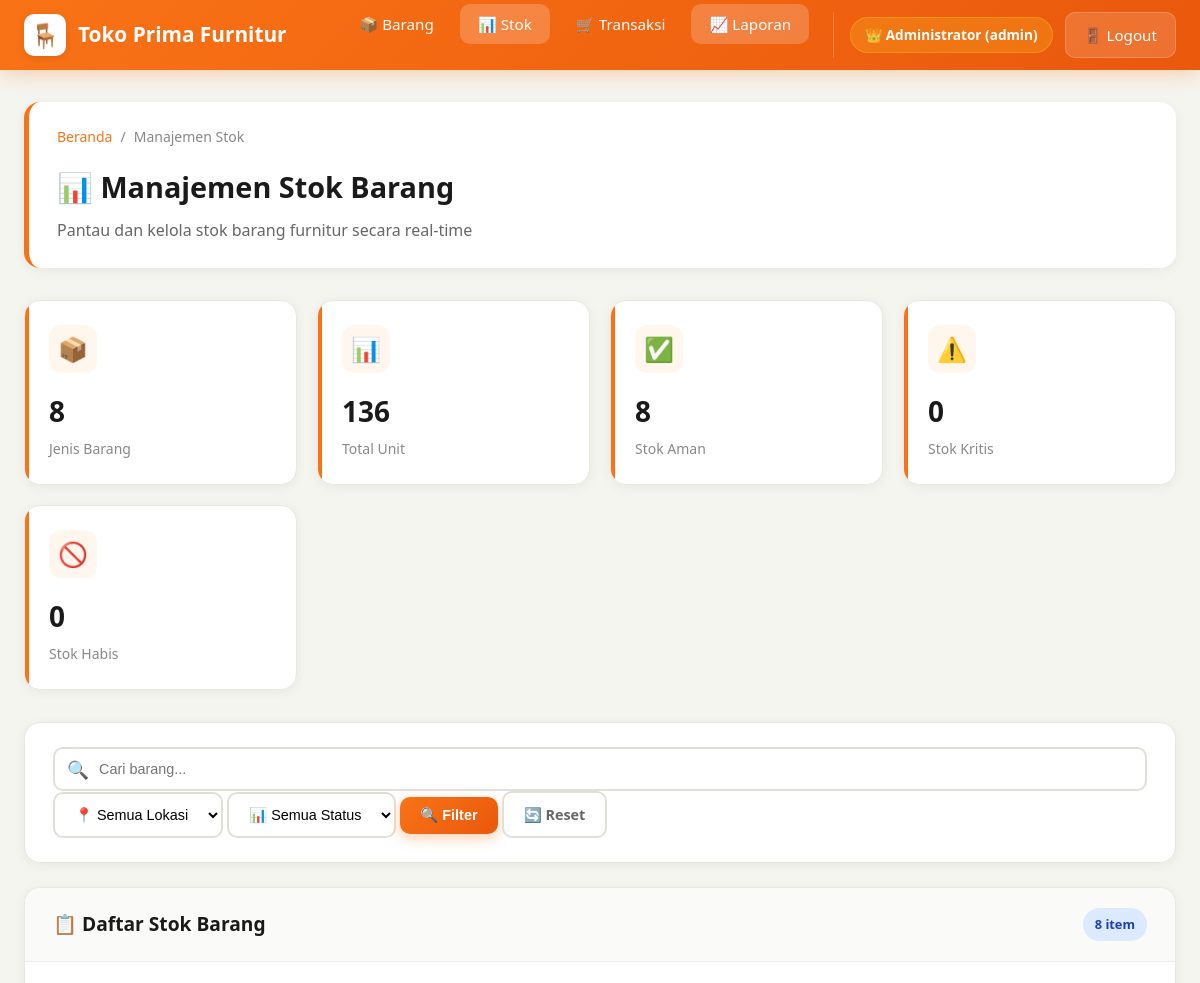
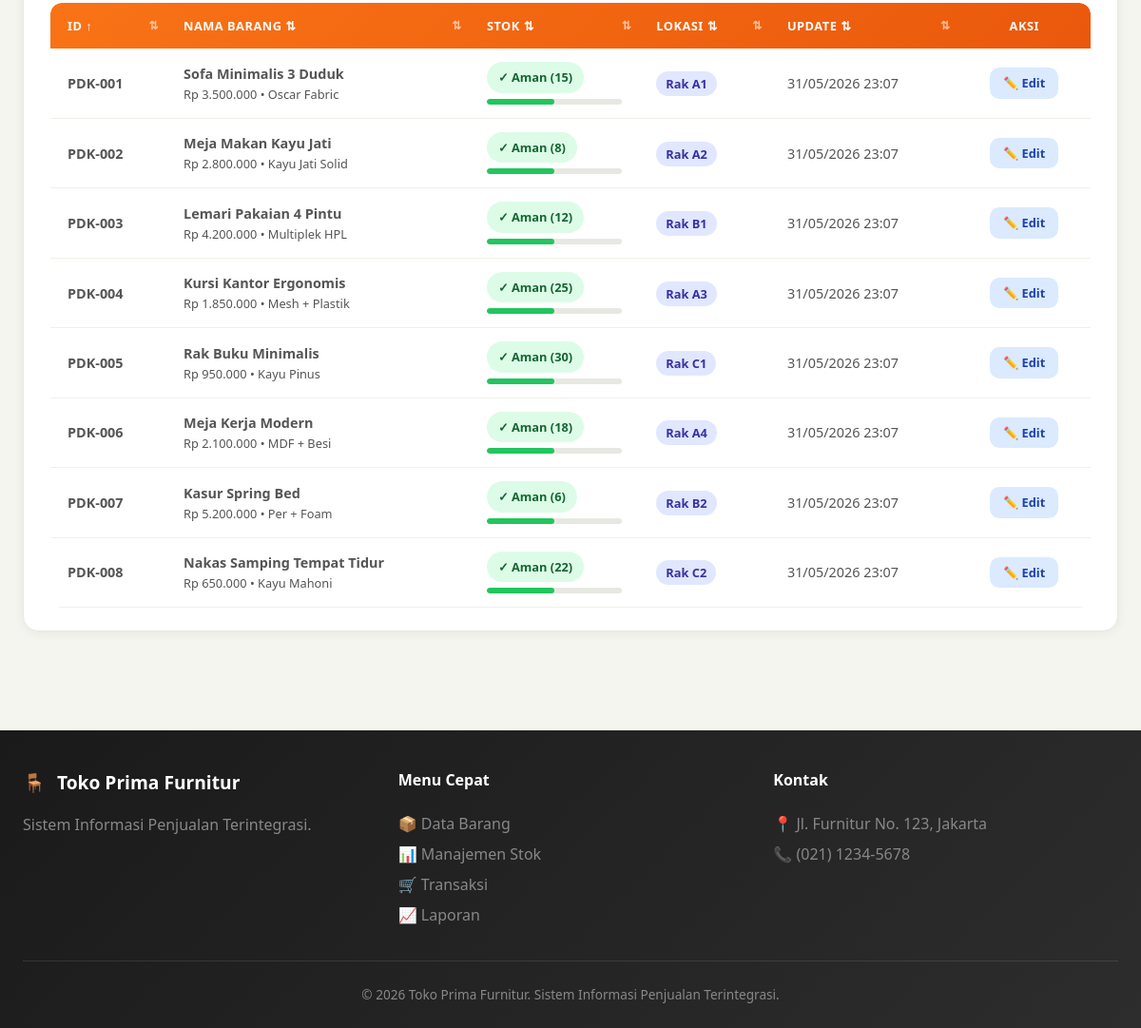
The page /stok.php (signed in) on the database its author committed (2 pictures, top to bottom).
### tables this page shows
CREATE TABLE IF NOT EXISTS stok (
    id_stok VARCHAR(10) PRIMARY KEY,
    id_barang VARCHAR(10) NOT NULL,
    jumlah_barang INT NOT NULL DEFAULT 0,
    lokasi_rak VARCHAR(20) DEFAULT 'Rak A1',
    last_update TIMESTAMP DEFAULT CURRENT_TIMESTAMP ON UPDATE CURRENT_TIMESTAMP,
    FOREIGN KEY (id_barang) REFERENCES barang(id_barang) ON DELETE CASCADE ON UPDATE CASCADE
);

CREATE TABLE IF NOT EXISTS barang (
    id_barang VARCHAR(10) PRIMARY KEY,
    nama VARCHAR(100) NOT NULL,
    harga DECIMAL(12,2) NOT NULL,
    bahan VARCHAR(50) NOT NULL,
    warna VARCHAR(30) NOT NULL,
    ukuran VARCHAR(30) NOT NULL,
    created_at TIMESTAMP DEFAULT CURRENT_TIMESTAMP,
    updated_at TIMESTAMP DEFAULT CURRENT_TIMESTAMP ON UPDATE CURRENT_TIMESTAMP
);

### config/koneksi.php (called while the page is built, shortened)
<?php
function isAdmin() {
    return isset($_SESSION['user_role']) && $_SESSION['user_role'] === 'admin';
}
function getUserName() {
    return $_SESSION['user_name'] ?? 'Guest';
}
function getUserRole() {
    return $_SESSION['user_role'] ?? '-';
}
function sanitize($data) {
    return htmlspecialchars(trim($data), ENT_QUOTES, 'UTF-8');
}
function formatRupiah($angka) {
    return "Rp " . number_format($angka, 0, ',', '.');
}

### public/stok.php (the view, shortened to what this page needs)
<?php
require_once '../config/koneksi.php';
$sort = isset($_GET['sort']) ? $_GET['sort'] : 'id_barang';
$order = isset($_GET['order']) ? strtoupper($_GET['order']) : 'ASC';
$filter_lokasi = isset($_GET['lokasi']) ? trim($_GET['lokasi']) : '';
$filter_status = isset($_GET['status']) ? trim($_GET['status']) : '';
$search = isset($_GET['search']) ? trim($_GET['search']) : '';
$next_order = ($order === 'ASC') ? 'DESC' : 'ASC';
try {
    $where_clauses = [];
    $params = [];
    $where_sql = !empty($where_clauses) ? 'WHERE ' . implode(' AND ', $where_clauses) : '';
    $sql = "SELECT b.id_barang, b.nama, b.harga, b.bahan, b.warna,
                   s.id_stok, s.jumlah_barang, s.lokasi_rak, s.last_update
            FROM barang b
            LEFT JOIN stok s ON b.id_barang = s.id_barang
            {$where_sql}
            ORDER BY {$sort} {$order}";
    $stmt = $pdo->prepare($sql);
    $stmt->execute($params);
    $stok_list = $stmt->fetchAll();
    $stats_sql = "SELECT
        COUNT(*) as total_item,
        COALESCE(SUM(jumlah_barang), 0) as total_unit,
        COUNT(CASE WHEN jumlah_barang = 0 THEN 1 END) as stok_kosong,
        COUNT(CASE WHEN jumlah_barang > 0 AND jumlah_barang <= 5 THEN 1 END) as stok_rendah,
        COUNT(CASE WHEN jumlah_barang > 5 THEN 1 END) as stok_aman
        FROM stok";
    $stats = $pdo->query($stats_sql)->fetch();
} catch (PDOException $e) {
    error_log("Stok Error: " . $e->getMessage());
    $stok_list = [];
    $stats = ['total_item' => 0, 'total_unit' => 0, 'stok_kosong' => 0, 'stok_rendah' => 0, 'stok_aman' => 0];
    $lokasi_list = [];
}
function sortIcon($col, $currentSort, $currentOrder) {
    if ($col === $currentSort) {
        return $currentOrder === 'ASC' ? '↑' : '↓';
    }
    return '⇅';
}
function getStokBadge($jumlah) {
    return '<span class="badge badge-success">✓ Aman (' . $jumlah . ')</span>';
}
?>
<!DOCTYPE html>
<html lang="id">
<head>
    <link rel="stylesheet" href="assets/css/style.css">
</head>
<body>
    <nav class="navbar">
        <div class="navbar-container">
            <a href="index.php" class="navbar-brand">
                <div class="brand-icon">🪑</div>
                <span>Toko Prima Furnitur</span>
            </a>
            <ul class="navbar-menu">
                <li><a href="index.php">📦 Barang</a></li>
                <li><a href="stok.php" class="active">📊 Stok</a></li>
                <li><a href="transaksi.php">🛒 Transaksi</a></li>
                <?php if (isAdmin()): ?>
                <li><a href="laporan.php"{' class="active"' if active_menu == 'laporan' else ''}>📈 Laporan</a></li>
                <?php endif; ?>
                <li class="nav-user">
                    <span class="user-badge <?php echo getUserRole(); ?>">
                        <?php echo getUserRole() === 'admin' ? '👑' : '💰'; ?>
                        <?php echo sanitize(getUserName()); ?> (<?php echo getUserRole(); ?>)
                    </span>
                    <a href="logout.php" class="btn-logout">🚪 Logout</a>
                </li>
            </ul>
        </div>
    </nav>
    <div class="main-container">
        <div class="page-header">
            <div class="breadcrumb">
                <a href="index.php">Beranda</a>
                <span>/</span>
                <span>Manajemen Stok</span>
            </div>
            <h1>📊 Manajemen Stok Barang</h1>
            <p>Pantau dan kelola stok barang furnitur secara real-time</p>
        </div>
        <div class="stats-grid">
            <div class="stat-card">
                <div class="stat-icon">📦</div>
                <div class="stat-value"><?php echo $stats['total_item']; ?></div>
                <div class="stat-label">Jenis Barang</div>
            </div>
            <div class="stat-card">
                <div class="stat-icon">📊</div>
                <div class="stat-value"><?php echo $stats['total_unit']; ?></div>
                <div class="stat-label">Total Unit</div>
            </div>
            <div class="stat-card">
                <div class="stat-icon">✅</div>
                <div class="stat-value"><?php echo $stats['stok_aman']; ?></div>
                <div class="stat-label">Stok Aman</div>
            </div>
            <div class="stat-card">
                <div class="stat-icon">⚠️</div>
                <div class="stat-value"><?php echo $stats['stok_rendah']; ?></div>
                <div class="stat-label">Stok Kritis</div>
            </div>
            <div class="stat-card">
                <div class="stat-icon">🚫</div>
                <div class="stat-value"><?php echo $stats['stok_kosong']; ?></div>
                <div class="stat-label">Stok Habis</div>
            </div>
        </div>
        <div class="card" style="margin-bottom: 24px;">
            <div class="card-body">
                <form method="GET" action="" class="filter-bar">
                    <div class="search-box" style="flex: 1; min-width: 200px;">
                        <span class="search-icon">🔍</span>
                        <input type="text" name="search" value="<?php echo sanitize($search); ?>"
                               placeholder="Cari barang..." style="width: 100%;">
                    </div>
                    <select name="lokasi" class="filter-select">
                        <option value="">📍 Semua Lokasi</option>
                    </select>
                    <select name="status" class="filter-select">
                        <option value="">📊 Semua Status</option>
                    </select>
                    <button type="submit" class="btn btn-primary">🔍 Filter</button>
                    <a href="stok.php" class="btn btn-secondary">🔄 Reset</a>
                </form>
            </div>
        </div>
        <div class="card">
            <div class="card-header">
                <h2>📋 Daftar Stok Barang</h2>
                <span class="badge badge-info"><?php echo count($stok_list); ?> item</span>
            </div>
            <div class="card-body">
                <?php if (empty($stok_list)): ?>
                    <div class="empty-state">
                        <div class="empty-icon">📊</div>
                        <h3>Tidak Ada Data Stok</h3>
                        <p>Belum ada data stok yang sesuai dengan filter yang dipilih.</p>
                    </div>
                <?php else: ?>
                    <div class="table-container">
                        <table class="data-table">
                            <thead>
                                <tr>
                                    <th class="sortable" onclick="window.location.href='?sort=id_barang&order=<?php echo $next_order; ?>&lokasi=<?php echo urlencode($filter_lokasi); ?>&status=<?php echo urlencode($filter_status); ?>&search=<?php echo urlencode($search); ?>'">
                                        ID <?php echo sortIcon('id_barang', $sort, $order); ?>
                                    </th>
                                    <th class="sortable" onclick="window.location.href='?sort=nama&order=<?php echo $next_order; ?>&lokasi=<?php echo urlencode($filter_lokasi); ?>&status=<?php echo urlencode($filter_status); ?>&search=<?php echo urlencode($search); ?>'">
                                        Nama Barang <?php echo sortIcon('nama', $sort, $order); ?>
                                    </th>
                                    <th class="sortable" onclick="window.location.href='?sort=jumlah_barang&order=<?php echo $next_order; ?>&lokasi=<?php echo urlencode($filter_lokasi); ?>&status=<?php echo urlencode($filter_status); ?>&search=<?php echo urlencode($search); ?>'">
                                        Stok <?php echo sortIcon('jumlah_barang', $sort, $order); ?>
                                    </th>
                                    <th class="sortable" onclick="window.location.href='?sort=lokasi_rak&order=<?php echo $next_order; ?>&lokasi=<?php echo urlencode($filter_lokasi); ?>&status=<?php echo urlencode($filter_status); ?>&search=<?php echo urlencode($search); ?>'">
                                        Lokasi <?php echo sortIcon('lokasi_rak', $sort, $order); ?>
                                    </th>
                                    <th class="sortable" onclick="window.location.href='?sort=last_update&order=<?php echo $next_order; ?>&lokasi=<?php echo urlencode($filter_lokasi); ?>&status=<?php echo urlencode($filter_status); ?>&search=<?php echo urlencode($search); ?>'">
                                        Update <?php echo sortIcon('last_update', $sort, $order); ?>
                                    </th>
                                    <th style="text-align: center;">Aksi</th>
                                </tr>
                            </thead>
                            <tbody>
                                <?php foreach ($stok_list as $item):
                                    $max_stok = max($item['jumlah_barang'] * 2, 10);
                                    $percentage = min(($item['jumlah_barang'] / $max_stok) * 100, 100);
                                    $bar_class = $item['jumlah_barang'] > 5 ? 'high' : ($item['jumlah_barang'] > 0 ? 'medium' : 'low');
                                ?>
                                    <tr>
                                        <td><strong><?php echo sanitize($item['id_barang']); ?></strong></td>
                                        <td>
                                            <div style="font-weight: 600;"><?php echo sanitize($item['nama']); ?></div>
                                            <div style="font-size: 0.8rem; color: var(--text-light);">
                                                <?php echo formatRupiah($item['harga']); ?> • <?php echo sanitize($item['bahan']); ?>
                                            </div>
                                        </td>
                                        <td>
                                            <?php echo getStokBadge($item['jumlah_barang']); ?>
                                            <div class="stock-bar">
                                                <div class="stock-fill <?php echo $bar_class; ?>" style="width: <?php echo $percentage; ?>%"></div>
                                            </div>
                                        </td>
                                        <td><span class="lokasi-badge"><?php echo sanitize($item['lokasi_rak'] ?? '-'); ?></span></td>
                                        <td><?php echo $item['last_update'] ? date('d/m/Y H:i', strtotime($item['last_update'])) : '-'; ?></td>
                                        <td style="text-align: center;">
                                            <a href="stok_edit.php?id=<?php echo urlencode($item['id_barang']); ?>" class="btn btn-sm" style="background: #dbeafe; color: #1e40af;">
                                                ✏️ Edit
                                            </a>
                                        </td>
                                    </tr>
                                <?php endforeach; ?>
                            </tbody>
                        </table>
                    </div>
                <?php endif; ?>
            </div>
        </div>
    </div>
    <footer class="footer">
        <div class="footer-container">
            <div class="footer-section">
                <div class="footer-brand">
                    <span>🪑</span>
                    <span>Toko Prima Furnitur</span>
                </div>
                <p>Sistem Informasi Penjualan Terintegrasi.</p>
            </div>
            <div class="footer-section">
                <h4>Menu Cepat</h4>
                <a href="index.php">📦 Data Barang</a><br>
                <a href="stok.php">📊 Manajemen Stok</a><br>
                <a href="transaksi.php">🛒 Transaksi</a><br>
                <a href="laporan.php">📈 Laporan</a>
            </div>
            <div class="footer-section">
                <h4>Kontak</h4>
                <p>📍 Jl. Furnitur No. 123, Jakarta</p>
                <p>📞 (021) 1234-5678</p>
            </div>
        </div>
        <div class="footer-bottom">
            <p>© 2026 Toko Prima Furnitur. Sistem Informasi Penjualan Terintegrasi.</p>
        </div>
    </footer>
</body>
</html>

### rows shown on the page
stok: id_barang.id_barang "PDK-001", id_barang.nama "Sofa Minimalis 3 Duduk", id_barang.harga "Rp 3.500.000", id_barang.bahan "Oscar Fabric", jumlah_barang "15", lokasi_rak "Rak A1", last_update "31/05/2026 23:07"
stok: id_barang.id_barang "PDK-002", id_barang.nama "Meja Makan Kayu Jati", id_barang.harga "Rp 2.800.000", id_barang.bahan "Kayu Jati Solid", jumlah_barang "8", lokasi_rak "Rak A2", last_update "31/05/2026 23:07"
stok: id_barang.id_barang "PDK-003", id_barang.nama "Lemari Pakaian 4 Pintu", id_barang.harga "Rp 4.200.000", id_barang.bahan "Multiplek HPL", jumlah_barang "12", lokasi_rak "Rak B1", last_update "31/05/2026 23:07"
stok: id_barang.id_barang "PDK-004", id_barang.nama "Kursi Kantor Ergonomis", id_barang.harga "Rp 1.850.000", id_barang.bahan "Mesh + Plastik", jumlah_barang "25", lokasi_rak "Rak A3", last_update "31/05/2026 23:07"
stok: id_barang.id_barang "PDK-005", id_barang.nama "Rak Buku Minimalis", id_barang.harga "Rp 950.000", id_barang.bahan "Kayu Pinus", jumlah_barang "30", lokasi_rak "Rak C1", last_update "31/05/2026 23:07"
stok: id_barang.id_barang "PDK-006", id_barang.nama "Meja Kerja Modern", id_barang.harga "Rp 2.100.000", id_barang.bahan "MDF + Besi", jumlah_barang "18", lokasi_rak "Rak A4", last_update "31/05/2026 23:07"
stok: id_barang.id_barang "PDK-007", id_barang.nama "Kasur Spring Bed", id_barang.harga "Rp 5.200.000", id_barang.bahan "Per + Foam", jumlah_barang "6", lokasi_rak "Rak B2", last_update "31/05/2026 23:07"
stok: id_barang.id_barang "PDK-008", id_barang.nama "Nakas Samping Tempat Tidur", id_barang.harga "Rp 650.000", id_barang.bahan "Kayu Mahoni", jumlah_barang "22", lokasi_rak "Rak C2", last_update "31/05/2026 23:07"

### other values the page prints
getUserName() "Administrator"
getUserRole() "admin"
$stats['total_item'] "8"
$stats['total_unit'] "136"
$stats['stok_aman'] "8"
$stats['stok_rendah'] "0"
$stats['stok_kosong'] "0"
count($stok_list) "8"
sortIcon('id_barang', $sort, $order) "↑"
sortIcon('nama', $sort, $order) "⇅"
sortIcon('jumlah_barang', $sort, $order) "⇅"
sortIcon('lokasi_rak', $sort, $order) "⇅"
sortIcon('last_update', $sort, $order) "⇅"
